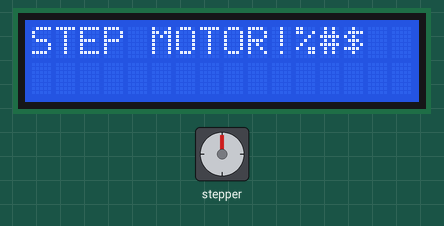
This sketch was run on a simulated Arduino Uno, built with avr-gcc and run on an emulated ATmega328P. Shown: 16×2 character LCD, stepper motor. Stepper angles assume 2048 steps per turn.

Above: at 0.12 s.
At 10.14 s:
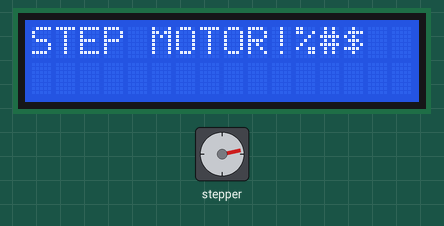
At 20.04 s:
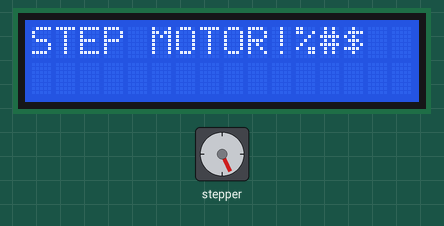
At 39.84 s:
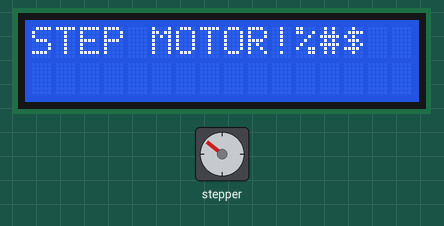
Timing chart, 0 to 40.0 s (numbered marks = the images above):
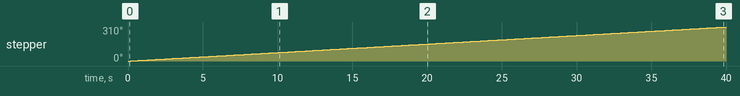

The sketch:

step_motor.ino
```cpp
#include <Stepper.h>
#include <LiquidCrystal.h>
LiquidCrystal lcd(7, 6, 5, 4, 3, 2);

// change this to fit the number of steps per revolution
// for your motor
int stepsPerRevolution = 2048;

// initialize the stepper library on pins 2 through 5:
Stepper myStepper(stepsPerRevolution, 8, 9, 10, 11);

// number of steps the motor has taken
int stepCount = 0;

void setup()
{
  myStepper.setSpeed(60);

  // initialize the serial port:
  Serial.begin(9600);

  // set up the LCD's number of columns and rows:
  lcd.begin(16, 2);
  lcd.display();
}
void loop()
{
  lcd.setCursor(0,0);
  lcd.print("STEP MOTOR!%#$");
  myStepper.step(1);
  delay(20);
}
```

Measured:
- by itself, stepper: keeps turning clockwise at about 8°/s
